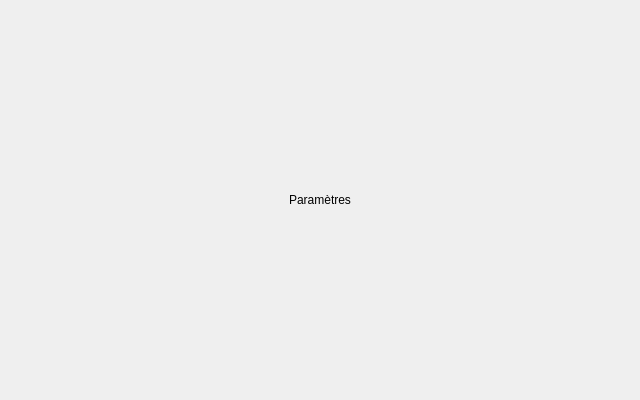
<?xml version="1.0" encoding="UTF-8"?>
<ui version="4.0">
 <class>Form</class>
 <widget class="QWidget" name="Form">
  <property name="styleSheet">
   <string notr="true">/* ==== AUTO-SYNCED QSS START (managed by theme/sync_qss.py) ==== */
/* ===================================================================== *
 * AZENZ - Global base style sheet                                       *
 * Single source of truth for all windows.                               *
 * Class-based for QFrame/QLabel; element-level for shared controls.     *
 * ===================================================================== */

#Background {
    background-color: #F8F9FB;
}

/* ===================================================================== *
 * Labels - class based (no global QLabel rule)                          *
 * ===================================================================== */
QLabel[class="label"] {
    color: #333333;
    border: none;
    background-color: transparent;
    font-family: "Inter", "Tajawal";
    font-size: 13px;
    font-weight: 500;
}

QLabel[class="field-label"] {
    color: #434655;
    background: transparent;
    border: none;
    font-family: "Inter", "Tajawal";
    font-size: 11px;
    font-weight: 600;
    text-transform: uppercase;
}

QLabel[class="title"] {
    color: #191c1e;
    background: transparent;
    border: none;
    font-family: "Inter", "Tajawal";
    font-size: 28px;
    font-weight: 700;
}

QLabel[class="subtitle"] {
    color: #6b7280;
    background: transparent;
    border: none;
    font-family: "Inter", "Tajawal";
    font-size: 14px;
    font-weight: 400;
}

QLabel[class="label-muted"] {
    color: rgb(154, 153, 150);
    background: transparent;
    border: none;
    font-family: "Inter", "Tajawal";
    font-size: 12px;
    font-weight: 400;
}

QLabel[class="section-title"] {
    color: #191c1e;
    background: transparent;
    border: none;
    font-family: "Inter", "Tajawal";
    font-size: 18px;
    font-weight: 600;
}

QLabel[class="separator"] {
    background-color: rgba(195, 197, 216, 0.5);
    border: none;
    height: 1px;
}

QLabel[class="separator-dashed"] {
    background-color: transparent;
    border-top: 1px dashed #d9dde7;
    min-height: 1px;
    max-height: 1px;
}

/* QLineEdit has Icon */
QLineEdit[class="icon-lineedit"] {
    background-color: #ffffff;
    border: 2px solid #e0e0e0;
    border-radius: 6px;
    padding: 6px;
    color: #333333;
    
    selection-background-color: #0051df; 
    selection-color: #ffffff;
}

QLineEdit[class="icon-lineedit"]:hover {
    border: 2px solid #b3b3b3;
}

QLineEdit[class="icon-lineedit"]:focus {
    border: 2px solid #0051df;
    background-color: #fbfcff;
}

QLineEdit[class="icon-lineedit"]:disabled {
    background-color: #f5f5f5;
    color: #a0a0a0;
    border: 2px solid #e8e8e8;
}

QLineEdit[class="icon-lineedit"][readOnly="true"] {
    background-color: #fafafa;
    color: #666666;
    border: 2px dashed #cccccc;
}

/* QLineEdit */
QLineEdit {
    background-color: #ffffff;
    border: 2px solid #e0e0e0;
    border-radius: 6px;
    padding: 6px 12px;
    font-size: 13px;
    font-weight: 500;
    font-family: "Inter";
    color: #333333;
    
    selection-background-color: #0051df; 
    selection-color: #ffffff;
}

QLineEdit:hover {
    border: 2px solid #b3b3b3;
}

QLineEdit:focus {
    border: 2px solid #0051df;
    background-color: #fbfcff;
}

QLineEdit:disabled {
    background-color: #f5f5f5;
    color: #a0a0a0;
    border: 2px solid #e8e8e8;
}

QLineEdit[readOnly="true"] {
    background-color: #fafafa;
    color: #666666;
    border: 2px dashed #cccccc;
}


/* ===================================================================== *
 * QPushButton (login)                                                   *
 * ===================================================================== */
/* Primary QPushButton Style */
QPushButton[class="primary"] {
    background-color: #0051df;
    color: #ffffff;
    border: none;
    border-radius: 8px;
    padding: 10px 16px;
    font-size: 12px;
    font-weight: 500;
    font-family: "Inter", "Tajawal";
}

QPushButton[class="primary"]:hover {
    background-color: rgba(0, 81, 223, 230); 
}

QPushButton[class="primary"]:pressed {
    background-color: rgba(0, 81, 223, 204);
}

QPushButton[class="primary"]:focus {
    border: 2px solid #00174d;
}


/* Outlined QPushButton Style */
QPushButton[class="outlined"] {
    background-color: #ffffff;
    color: #434655;
    border: 1px solid #c3c5d8;
    border-radius: 8px;
    padding: 10px 16px;
    font-size: 12px;
    font-weight: 500;
    font-family: "Inter", "Tajawal";
}    

QPushButton[class="outlined"]:hover {
    background-color: #f3f4f6;
}    

QPushButton[class="outlined"]:pressed {
    background-color: #edeef0;
}    

QPushButton[class="outlined"]:focus {
    border: 2px solid rgba(0, 81, 223, 51);
}    


/* CardToolButton */
QToolButton[class="card-button"] {
    color: #000;
    padding: 15px;
    padding-top: 20px;
    background-color: #f8f9fa;
    border: 1px solid #eaebf0;
    border-radius: 12px;
}

QToolButton[class="card-button"]:hover {
    background-color: #f3f4f6;
    border: 1px solid hsl(218, 100%, 55%);
}

QToolButton[class="card-button"]:pressed {
    background-color: #e5e7eb;
}

/* SidebarToolButton */
QToolButton[class="sidebar-button"] {
    background-color: transparent;
    color: #4b5563;
    border: none;
    border-left: 4px solid transparent; 
    padding: 12px 16px;
    spacing: 18px;
    
    text-align: left;
    font-size: 15px;
    font-weight: 500;
    font-family: "Inter";
}    

QToolButton[class="sidebar-button"]:checked {
    background-color: #d0e1fb;
    color: #0051df;
    border-left: 4px solid #0051df; 
    border-top-right-radius: 8px;
    border-bottom-right-radius: 8px;
    border-top-left-radius: 0px;
    border-bottom-left-radius: 0px;
}    

QToolButton[class="sidebar-button"]:unchecked:hover {
    background-color: #f3f4f6;
    border-top-right-radius: 8px;
    border-bottom-right-radius: 8px;
}    


QToolButton[class="icon-button"] {
    background-color: transparent;
    border: none;
    border-radius: 21px;
    padding: 8px;
}    

QToolButton[class="icon-button"]:hover {
    background-color: #f3f4f6;
}    

QToolButton[class="icon-button"]:pressed {
    background-color: #e5e7eb;
}    


/* LoginErrorLabel */
QLabel#LoginErrorLabel {
    background-color: #f8d7da;
    border: 1px solid #c9302c;
    border-radius: 10px;
    padding: 10px;
    padding-left: 15px;
	color: #721c24;	
	image: url(:/icons/icons/warning.svg);
	image-position: left;
}    


/* ComboBox Box */
QComboBox {
    background-color: #ffffff;
    border: 2px solid #e0e0e0;
    border-radius: 6px;
    padding: 6px 12px;
    font-family: "Inter";
    font-size: 13px;
    font-weight: 500;
    color: #333333;
    min-width: 60px;
}

QComboBox:hover {
    border: 2px solid #b3b3b3;
}

QComboBox:focus {
    border: 2px solid #0051df;
    background-color: #fbfcff;
}

QComboBox::drop-down {
    border: 6px;
}

QComboBox QAbstractItemView {
    background-color: #ffffff;
    border: 1px solid #eaebf0;
    border-radius: 0px;
    box-shadow: none;
    padding: 4px;
    font-family: "Inter";
    font-size: 13px;
    font-weight: 500;
    color: #333333;
    
    selection-background-color: #0051df;
    selection-color: #ffffff;
}

QComboBox QAbstractItemView::item {
    padding: 8px 12px;
    border-radius: 4px;
    color: #4b5563;
    min-height: 24px;
}

QComboBox QAbstractItemView::item:hover {
    background-color: #f3f4f6;
    color: #0051df;
}

/* 4. The Arrow Icon itself */
QComboBox::down-arrow {
    image: url(:/icons/icons/down_arrow.svg);
}


/* LoginFrame */
QFrame#LoginFrame {
    background-color: #ffffff;
    border: 1px solid #babcca; 
    border-radius: 12px; 
}    

QMainWindow#LoginWindow {
    background-color: rgb(255, 255, 255);
    border-image: url(:/images/images/Corporate background.png) 0 0 0 0 stretch stretch;
    background-repeat: no-repeat;
}


/* ===================================================================== *
 * Frames - class based (no global QFrame rule)                          *
 * ===================================================================== */
QFrame[class="card"] {
    background-color: #ffffff;
    border: 2px solid #e2e3e8; /* Soft gray border */
    border-radius: 12px;
}

QFrame[class="header"] {
    background-color: #f8fafc;       /* Very light slate/blue-gray tint */
    border-top-left-radius: 8px;     /* Round only the top corners */
    border-top-right-radius: 8px;
    border-bottom-left-radius: 0px;
    border-bottom-right-radius: 0px;
    border-bottom: 1px solid #e2e8f0; /* Subtle bottom separator line */
}

QFrame[class="gframe"] {
    background-color: transparent;   /* Blends seamlessly into sidebar background */
    border: none;
    
    padding-left: 0px;              /* Indents child elements like modern web apps */
    margin-top: 2px;
    margin-bottom: 4px;
}

/* Bar Frames */
QFrame#SidebarFrame, QFrame#FootSidebarFrame {
	border-right: 1px solid #d0d0d0;
    background-color: #f7f7f7;
}

QFrame#FootSidebarFrame {
    border-top: 1px solid #d0d0d0;
}

QFrame#TopBarFrame {
    border-bottom: 1px solid #d0d0d0;
}


/* ===================================================================== *
 * Summary / stat cards - unified class based set                        *
 * ===================================================================== */
QFrame[class="summary-card"] {
    background-color: #ffffff;
    border: 1px solid #eaebf0;
    border-radius: 12px;
}

QFrame[class="summary-card-inner"] {
    background-color: #f8fafc;
    border: 1px solid #e1e4ea;
    border-radius: 8px;
}

QLabel[class="summary-title"] {
    color: #434655;
    background: transparent;
    border: none;
    font-family: "Inter", "Tajawal";
    font-size: 12px;
    font-weight: 600;
}

QLabel[class="summary-value"] {
    color: #111827;
    background: transparent;
    border: none;
    font-family: "Inter", "Tajawal";
    font-size: 24px;
    font-weight: 700;
}

QLabel[class="summary-value-primary"] {
    color: #0051df;
    background: transparent;
    border: none;
    font-family: "Inter", "Tajawal";
    font-size: 24px;
    font-weight: 700;
}

QLabel[class="summary-value-danger"] {
    color: #dc2626;
    background: transparent;
    border: none;
    font-family: "Inter", "Tajawal";
    font-size: 24px;
    font-weight: 700;
}

QLabel[class="summary-label"] {
    color: #1f2937;
    background: transparent;
    border: none;
    font-family: "Inter", "Tajawal";
    font-size: 17px;
    font-weight: 500;
}

QLabel[class="summary-total"] {
    color: #020617;
    background: transparent;
    border: none;
    font-family: "Inter", "Tajawal";
    font-size: 22px;
    font-weight: 800;
}

QLabel[class="summary-total-value"] {
    color: #0051df;
    background: transparent;
    border: none;
    font-family: "Inter", "Tajawal";
    font-size: 28px;
    font-weight: 800;
}


/* ===================================================================== *
 * Data tables                                                           *
 * ===================================================================== */
QTableWidget {
    background-color: #ffffff;
    border: 1px solid #eaebf0;
    border-radius: 8px;
    color: #333333;
    font-size: 13px;
    gridline-color: transparent; /* We will use item borders instead of harsh gridlines */
    outline: none;               /* Removes the dotted focus ring around selected cells */
}

QHeaderView::section:horizontal {
    background-color: #f8f9fa;   /* Light gray header background */
    color: #4b5563;              /* Muted text color */
    font-weight: 600;
    border: none;
    border-bottom: 1px solid #eaebf0; /* Separates header from data */
    padding: 8px 12px;
    alignment: left;
}

QHeaderView::section:vertical {
    background-color: #f8f9fa;
    color: #4b5563;
    border: none;
    border-right: 1px solid #eaebf0;
    padding: 4px;
}

QTableWidget::item {
    padding: 4px 12px;
    border-bottom: 1px solid #f3f4f6; /* Creates soft, horizontal row dividers */
}

QTableWidget::item:hover {
    background-color: #f8f9fa;
}

QTableWidget::item:selected {
    background-color: #eff4ff;   /* Very pale blue background */
    color: #0051df;              /* Your primary blue for text */
}

QTableCornerButton::section {
    background-color: #f8f9fa;
    border: none;
    border-bottom: 1px solid #eaebf0;
    border-right: 1px solid #eaebf0;
}


/* ===================================================================== *
 * Tool buttons                                                          *
 * ===================================================================== */
QToolButton[class="primary"] {
    background-color: #2563eb; /* Vibrant primary blue */
    color: #ffffff;            /* Pure white text */
    border: none;
    border-radius: 6px;
    padding: 8px 16px;
    font-size: 13px;
    font-weight: 600;          /* Slightly bolder font to stand out */
}

QToolButton[class="primary"]:hover {
    background-color: #1d4ed8; /* Slightly darker blue on hover for feedback */
}

QToolButton[class="primary"]:pressed {
    background-color: #1e40af; /* Deep blue when actively clicked */
}

QToolButton[class="primary"]:disabled {
    background-color: #93c5fd; /* Faded, washed-out blue */
    color: #f8fafc;            /* Slightly dimmed white text */
}

QToolButton[class="secondary"] {
    background-color: transparent; /* Soft gray background */
    color: #374151;            /* Dark slate gray text */
    border: none;
    border-radius: 6px;
    padding: 6px 14px;
    font-size: 13px;
    font-weight: 500;
}

QToolButton[class="secondary"]:hover {
    background-color: #e5e7eb; /* Slightly darker gray on hover */
    color: #111827;            /* Almost black text on hover */
}

QToolButton[class="secondary"]:pressed {
    background-color: #d1d5db; /* Noticeable press state */
}

QToolButton[class="secondary-danger"] {
    background-color: transparent; /* Ghost button by default */
    color: #4b5563;                /* Muted gray text */
    border: none;
    border-radius: 6px;
    padding: 6px 14px;
    font-size: 13px;
    font-weight: 500;
}

QToolButton[class="secondary-danger"]:hover {
    background-color: #fef2f2;     /* Faint warning red background */
    color: #dc2626;                /* Strong red text */
}

QToolButton[class="secondary-danger"]:pressed {
    background-color: #fee2e2;     /* Slightly deeper red background */
    color: #b91c1c;                /* Darker red text */
}


/* ===================================================================== *
 * Date / time edits                                                     *
 * ===================================================================== */
QDateEdit {
    background-color: #ffffff;
    border: 2px solid #e0e0e0;       /* Matches your QComboBox */
    border-radius: 6px;
    padding: 6px 12px;
    font-size: 14px;
    color: #333333;
    min-width: 110px;
}

QDateEdit:hover {
    border: 2px solid #b3b3b3;       /* Slightly darker on hover */
}

QDateEdit:focus {
    border: 2px solid #2563eb;       /* Primary blue border when typing */
    background-color: #fbfcff;       /* Very faint blue tint */
}

QDateEdit::drop-down {
    subcontrol-origin: padding;
    subcontrol-position: top right;
    width: 32px;
    border-left: none;               /* Seamless look */
    border-top-right-radius: 6px;
    border-bottom-right-radius: 6px;
}

QDateEdit::down-arrow {
    image: url(":/icons/icons/Gcalendar.svg"); /* Pro-tip: Use a calendar icon instead of an arrow */
    width: 16px;
    height: 16px;
}


/* ===================================================================== *
 * Sidebar group toggles + tabs                                          *
 * ===================================================================== */
QToolButton[class="sidebar-gbutton"] {
    background-color: #f3f4f6;       /* Soft light-gray background */
    color: #4b5563;                  /* Muted slate text color */
    border: none;
    border-radius: 6px;
    font-size: 13px;
    font-weight: 600;                /* Semi-bold for category titles */
    padding: 8px 14px;
    text-align: left;                /* Keeps icon and text left-aligned */
}

QToolButton[class="sidebar-gbutton"]:hover {
    background-color: #e5e7eb;       /* Darker gray feedback on hover */
    color: #111827;                  /* High contrast text on hover */
}

QToolButton[class="sidebar-gbutton"][expanded="true"] {
    background-color: #eff4ff;       /* Soft tint of your primary blue */
    color: #0051df;                  /* Text turns primary blue when open */
}

QTabWidget::pane {
    border: none;                     /* Removes the harsh default box */
    border-top: 1px solid #e2e8f0;    /* Creates the continuous horizontal line under the tabs */
    background: transparent;          /* Lets your main background color show through */
}

QTabBar::tab {
    background: transparent;
    color: #64748b;                   /* Muted slate-gray text */
    font-size: 13px;
    font-weight: 500;
    padding: 10px 25px;               /* Breathing room around the text */
    border-bottom: 2px solid transparent; /* Invisible border to reserve space */
    
    /* CRUCIAL TRICK: Pulls the tab down 1px so its bottom border 
       perfectly overlaps the pane's top border line */
    margin-bottom: -1px;              
}

QTabBar::tab:hover:!selected {
    color: #1e293b;                   /* Darkens the text */
    border-bottom: 2px solid #cbd5e1; /* Shows a subtle gray underline preview */
}

QTabBar::tab:selected {
    color: #2563eb;                   /* Your vibrant primary blue */
    border-bottom: 2px solid #2563eb; /* The thick blue active underline */
}

QTabBar:focus {
    outline: none;
}

Line {
	color: #e3e3e3;
}
/* ==== AUTO-SYNCED QSS END ==== */
</string>
  </property>
  <property name="geometry">
   <rect>
    <x>0</x>
    <y>0</y>
    <width>640</width>
    <height>400</height>
   </rect>
  </property>
  <property name="windowTitle">
   <string>Form</string>
  </property>
  <layout class="QVBoxLayout" name="verticalLayout">
   <item>
    <widget class="QLabel" name="TitleLabel">
     <property name="text">
      <string>Paramètres</string>
     </property>
     <property name="alignment">
      <set>Qt::AlignCenter</set>
     </property>
    </widget>
   </item>
  </layout>
 </widget>
</ui>
